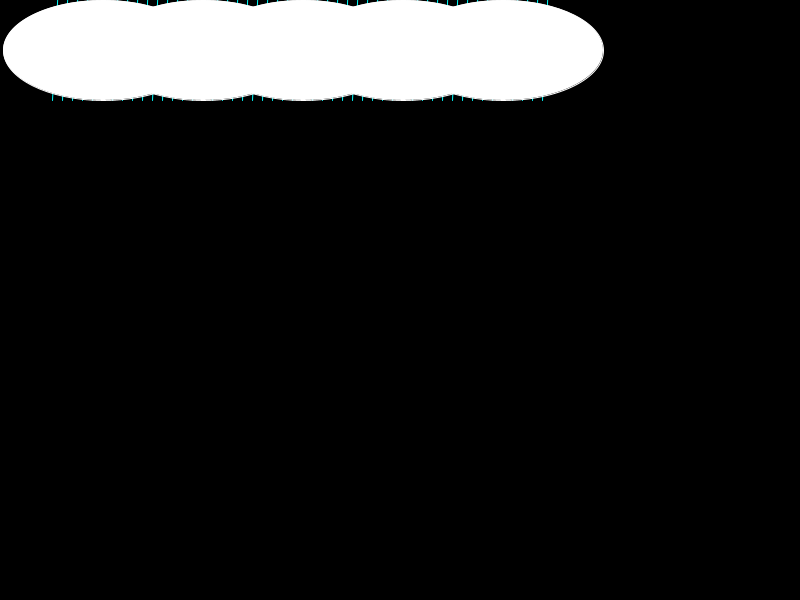
Frame 1 (no input)
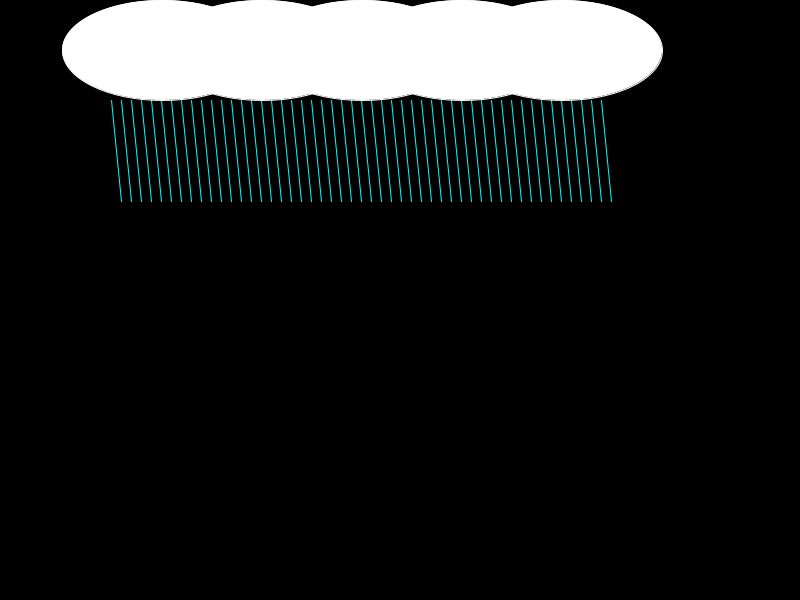
Frame 60 (the mouse pressed at the canvas centre just before this capture)
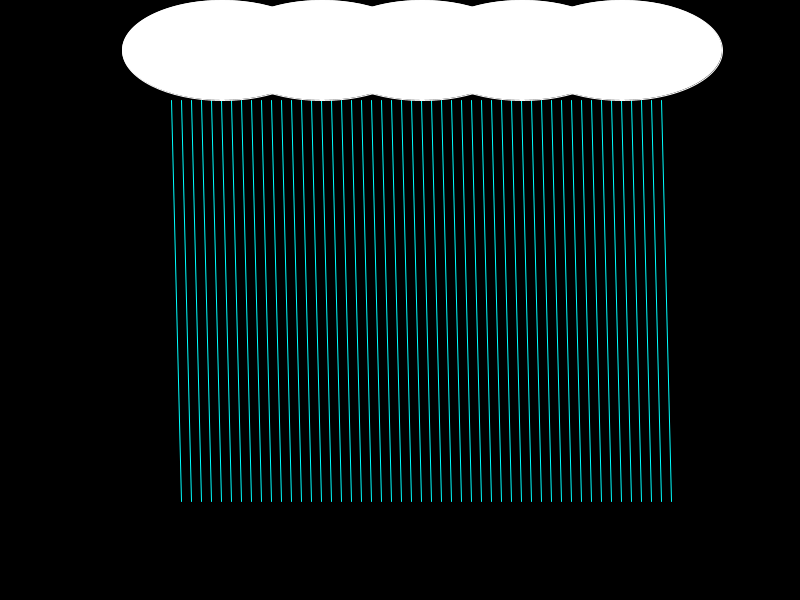
Frame 120 (the mouse held since frame 60 and released just before this capture)

The Processing sketch that drew these frames (run headless with seeded random() and noise(); from frame 60 on, the mouse is pressed at the canvas centre):

// Processing sketch: processing_70357
// ── processing_70357.pde

int x = 2;
int y = 1;
int rainstart = -100;
int rain = 100;
int changex =1;
void setup()
{
  size(800, 600);
}

void draw()
{
  rain();
  cloud();
}

void cloud()
{
  stroke(255);
  ellipse(100+x, 50, 200, 100);
  ellipse(200+x, 50, 200, 100);
  ellipse(300+x, 50, 200, 100);
  ellipse(400+x, 50, 200, 100);
  ellipse(500+x, 50, 200, 100);
 // x=x+1;
}

void rain()
{
  background(0);
  stroke(0, 255, 255);
  y=y+5;
  line(60+x, rainstart+y, 50+x, rain);
  line(70+x, rainstart+y, 60+x, rain);
  line(80+x, rainstart+y, 70+x, rain); 
  line(90+x, rainstart+y, 80+x, rain);
  line(100+x, rainstart+y, 90+x, rain);
  line(110+x, rainstart+y, 100+x, rain);//+y);
  line(120+x, rainstart+y, 110+x, rain);//+y);
  line(130+x, rainstart+y, 120+x, rain);//+y);
  line(140+x, rainstart+y, 130+x, rain);//+y);
  line(150+x, rainstart+y, 140+x, rain);//+y);
  line(160+x, rainstart+y, 150+x, rain);//+y);
  line(170+x, rainstart+y, 160+x, rain);//+y);
  line(180+x, rainstart+y, 170+x, rain);//+y);
  line(190+x, rainstart+y, 180+x, rain);//+y);
  line(200+x, rainstart+y, 190+x, rain);//+y);
  line(210+x, rainstart+y, 200+x, rain);//+y);
  line(220+x, rainstart+y, 210+x, rain);//+y);
  line(230+x, rainstart+y, 220+x, rain);//+y);
  line(240+x, rainstart+y, 230+x, rain);//+y);
  line(250+x, rainstart+y, 240+x, rain);//+y);
  line(260+x, rainstart+y, 250+x, rain);//+y);
  line(270+x, rainstart+y, 260+x, rain);//+y);
  line(280+x, rainstart+y, 270+x, rain);//+y);
  line(290+x, rainstart+y, 280+x, rain);//+y);
  line(300+x, rainstart+y, 290+x, rain);//+y);
  line(310+x, rainstart+y, 300+x, rain);//+y);
  line(320+x, rainstart+y, 310+x, rain);//+y);
  line(330+x, rainstart+y, 320+x, rain);//+y);
  line(340+x, rainstart+y, 330+x, rain);//+y);
  line(350+x, rainstart+y, 340+x, rain);//+y);
  line(360+x, rainstart+y, 350+x, rain);//+y);
  line(370+x, rainstart+y, 360+x, rain);//+y);
  line(380+x, rainstart+y, 370+x, rain);//+y);
  line(390+x, rainstart+y, 380+x, rain);//+y);
  line(400+x, rainstart+y, 390+x, rain);//+y);
  line(410+x, rainstart+y, 400+x, rain);//+y);
  line(420+x, rainstart+y, 410+x, rain);//+y);
  line(430+x, rainstart+y, 420+x, rain);//+y);
  line(440+x, rainstart+y, 430+x, rain);//+y);
  line(450+x, rainstart+y, 440+x, rain);//+y);
  line(460+x, rainstart+y, 450+x, rain);//+y);
  line(470+x, rainstart+y, 460+x, rain);//+y);
  line(480+x, rainstart+y, 470+x, rain);//+y);
  line(490+x, rainstart+y, 480+x, rain);//+y);
  line(500+x, rainstart+y, 490+x, rain);//+y);
  line(510+x, rainstart+y, 500+x, rain);//+y);
  line(520+x, rainstart+y, 510+x, rain);
  line(530+x, rainstart+y, 520+x, rain);
  line(540+x, rainstart+y, 530+x, rain);
  line(550+x, rainstart+y, 540+x, rain);
  x=x+changex;
  if (rainstart>600)
  {
    rainstart=0;
  }
  if (rain>600)
  {
    rain=0;
  }
  if (x>800)
  {
    changex = -1;
  }
  if (x<-100)
  {
    changex = 1;
  }
  println(x);
}
